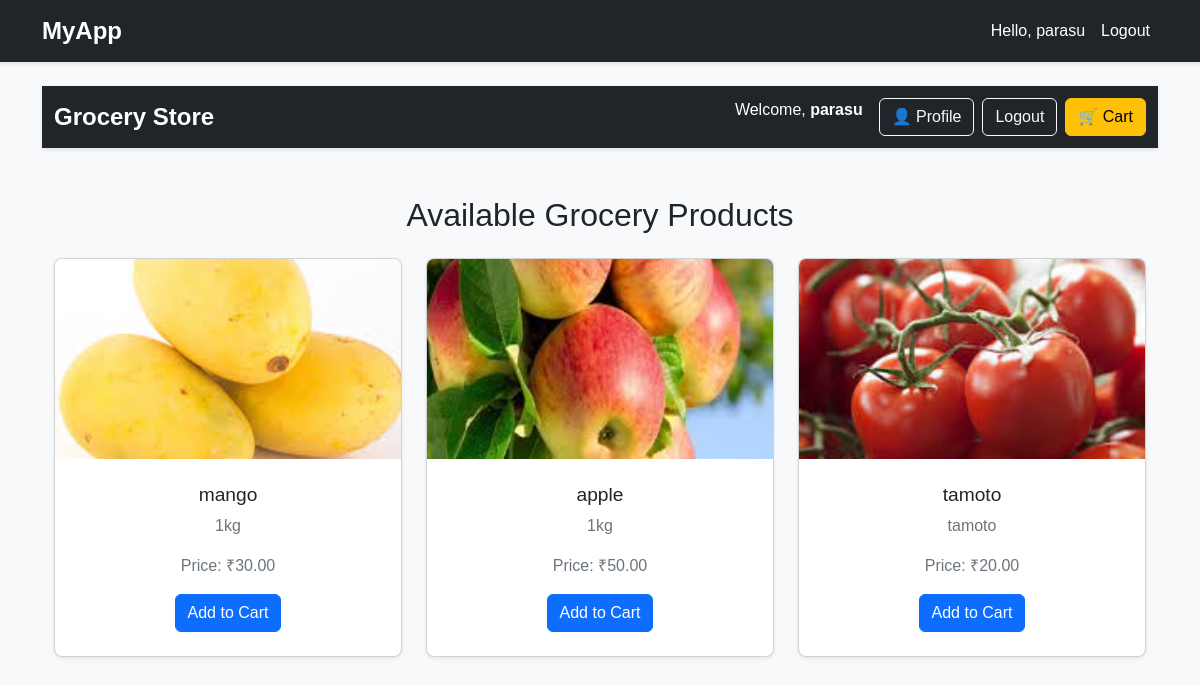
The app's page / (signed in) with its own data.
### groceryapp/models.py (models this page shows, shortened)
class Product(models.Model):
    name = models.CharField(max_length=200, unique=True)
    price = models.DecimalField(max_digits=10, decimal_places=2)
    image = models.ImageField(upload_to='product_images/', null=True, blank=True)
    description = models.TextField(blank=True)
    created_at = models.DateTimeField(auto_now_add=True)
    updated_at = models.DateTimeField(auto_now=True)

### groceryapp/views.py (the view)
# urls.py: 2. Add a URL to urlpatterns:  path('', views.home, name='home')
@login_required
def home(request):
    products = Product.objects.all()
    return render(request, "myapp/home.html", {"products": products})

### groceryapp/templates/myapp/home.html (shortened to what this page needs)
{% extends 'myapp/base.html' %}
{% block content %}
<!DOCTYPE html>
<html lang="en">
<head>
    <link rel="stylesheet" href="https://cdn.jsdelivr.net/npm/bootstrap@5.3.0/dist/css/bootstrap.min.css">
</head>
<body>
<nav class="navbar navbar-expand-lg navbar-dark bg-dark">
    <div class="container">
        <a class="navbar-brand" href="{% url 'home' %}">Grocery Store</a>
        <div class="collapse navbar-collapse" id="navbarNav">
            <ul class="navbar-nav ms-auto">
                {% if user.is_authenticated %}
                    <li class="nav-item">
                        <span class="navbar-text text-white me-3">Welcome, <strong>{{ user.username }}</strong></span>
                    </li>
                    <li class="nav-item">
                        <a class="btn btn-outline-light me-2" href="{% url 'profile' %}">👤 Profile</a>
                    </li>
                    <li class="nav-item">
                        <a class="btn btn-outline-light me-2" href="{% url 'logout' %}">Logout</a>
                    </li>
                {% endif %}
                <li class="nav-item">
                    <a class="btn btn-warning" href="{% url 'cart' %}">🛒 Cart</a>
                </li>
            </ul>
        </div>
    </div>
</nav>
<div class="container mt-5">
    <h2 class="text-center mb-4">Available Grocery Products</h2>
    <div class="row">
        {% for product in products %}
        <div class="col-md-6 col-lg-4">
            <div class="card mb-4 shadow-sm product-card">
                <img src="{{ product.image.url }}" class="card-img-top" alt="{{ product.name }}">
                <div class="card-body text-center">
                    <h5 class="card-title">{{ product.name }}</h5>
                    <p class="card-text"> {{ product.description }}</p>
                    <p class="card-text">Price: ₹{{ product.price }}</p>
                    <a href="{% url 'add_to_cart' product.id %}" class="btn btn-primary">Add to Cart</a>
                </div>
            </div>
        </div>
        {% empty %}
        <p class="text-center">No products available.</p>
        {% endfor %}
    </div>
</div>
</body>
</html>
{% endblock %}

### groceryapp/templates/myapp/base.html (shortened to what this page needs)
<!DOCTYPE html>
<html lang="en">
<head>
    <link rel="stylesheet" href="https://cdn.jsdelivr.net/npm/bootstrap@5.3.0/dist/css/bootstrap.min.css">
</head>
<body>
    <nav class="navbar navbar-expand-lg navbar-dark bg-dark">
        <div class="container">
            <a class="navbar-brand" href="{% url 'home' %}">MyApp</a>
            <ul class="navbar-nav ms-auto">
                {% if user.is_authenticated %}
                    <li class="nav-item">
                        <span class="nav-link text-white">Hello, {{ user.username }}</span>
                    </li>
                    <li class="nav-item">
                        <a class="nav-link btn btn-danger btn-sm text-white" href="{% url 'logout' %}">Logout</a>
                    </li>
                {% else %}
                    <li class="nav-item">
                        <a class="nav-link btn btn-primary btn-sm text-white" href="{% url 'login' %}">Login</a>
                    </li>
                {% endif %}
            </ul>
        </div>
    </nav>
    <div class="container mt-4">
        {% block content %}{% endblock %}
    </div>
</body>
</html>

### groceryapp/templates/myapp/home.html (style rules this page uses)
body { font-family: 'Arial', sans-serif; background-color: #f8f9fa; }
.navbar { box-shadow: 0 2px 4px rgba(0, 0, 0, 0.1); }
.navbar-brand { font-weight: bold; font-size: 1.5rem; }
.product-card { transition: transform 0.3s ease, box-shadow 0.3s ease; cursor: pointer; border-radius: 8px; overflow: hidden; }
.product-card img { height: 200px; object-fit: cover; }
.product-card .card-body { padding: 1.5rem; }
.product-card .card-title { font-size: 1.2rem; margin-bottom: 0.5rem; }
.product-card .card-text { color: #6c757d; margin-bottom: 1rem; }
.btn-warning { background-color: #ffc107; border-color: #ffc107; }
.text-center { text-align: center; }
.mt-5 { margin-top: 3rem !important; }

### records on screen
Product: image (picture), name "mango", description "1kg", price "30.00"
Product: image (picture), name "apple", description "1kg", price "50.00"
Product: image (picture), name "tamoto", description "tamoto", price "20.00"

### other values on screen
{{ user.username }} "parasu"
